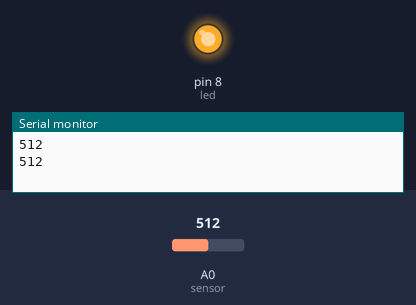
Simulated run of this sketch. Board: Arduino Uno, built with avr-gcc and run on an emulated ATmega328P. Shown: output pins drawn as LEDs (lit = HIGH), the last lines printed to the serial monitor. The inputs (shaded band) are chosen by the test bench; at power-on: A0 (sensor) = 512.

Above: at 1.3 s.
1.4 s: A0 (sensor) set to 54
2.9 s: A0 (sensor) set to 47
At 4.1 s:
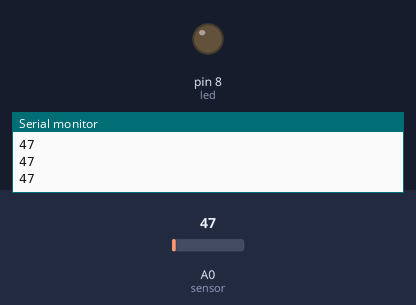
4.4 s: A0 (sensor) set to 122
At 5.4 s:
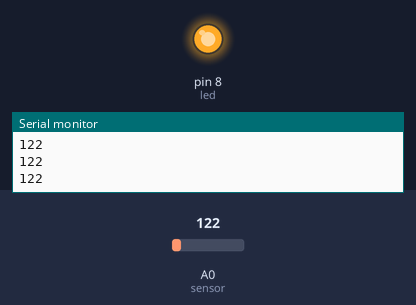
5.9 s: A0 (sensor) set to 40
At 7.4 s:
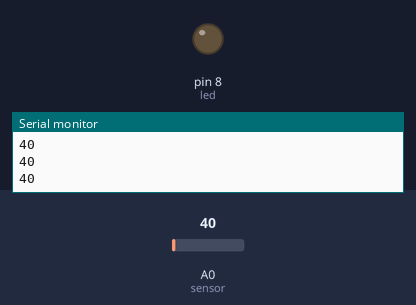
Timing chart, 0 to 8.5 s (numbered marks = the images above; inputs shaded):
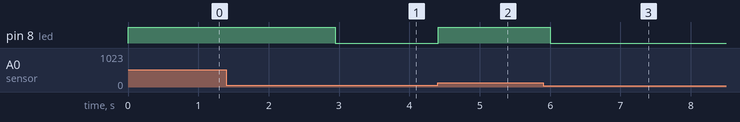

The sketch:

Voice_Detection_Module.ino
```cpp
int sensor=A0;
int led=8;
int sensorvalue;

void setup()
{
  pinMode(led,OUTPUT);
  pinMode(sensor,INPUT);
  Serial.begin(9600);
}

void loop()
{
  sensorvalue=analogRead(sensor);
  if(sensorvalue>50)
  {
  digitalWrite(led,1);
  delay(sensorvalue);
  }
  else
  {
  digitalWrite(led,0);
  delay(sensorvalue);

  }
  Serial.println(sensorvalue);


}
```

Measured:
- the behaviour switches between 51 and 50 on A0 (sensor) (found by bisection; images 0 and 1)
- after the input at 2.9 s, pin 8 (led): HIGH → LOW after 0.05 s
- after the input at 4.4 s, pin 8 (led): LOW → HIGH at once
- after the input at 5.9 s, pin 8 (led): HIGH → LOW after 0.10 s
